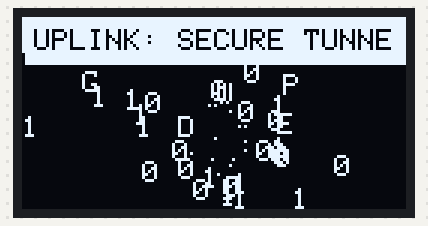
Recording of a sketch running on a simulated ESP32. Parts: 128×64 one-colour display. Random numbers use the default seed unless the sketch sets one.

Above: at 0.2 s.
At 5.12 s:
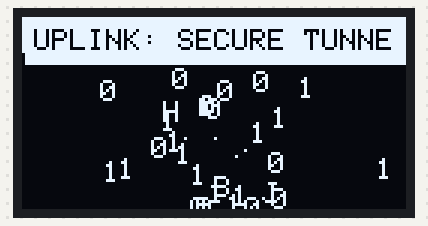
At 10.04 s:
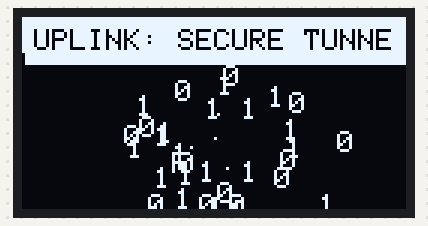
At 19.88 s:
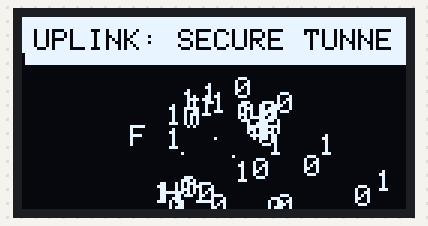
At 29.72 s:
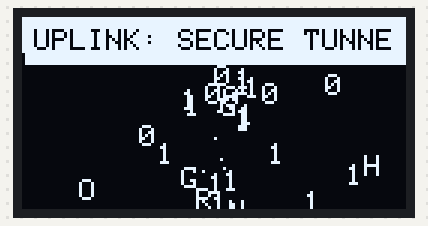
At 39.56 s:
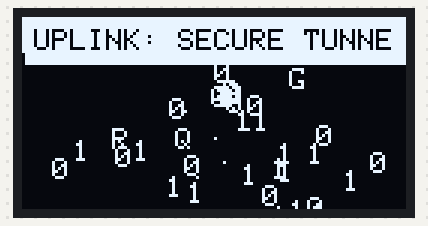

The sketch:

matrix_3d.ino
```cpp
// ============================================================
//  3D PERSPECTIVE MATRIX TUNNEL
//  ESP32 + SSD1306 128x64 OLED
// ============================================================
//  Simula caracteres de código moviéndose en un cilindro 3D
//  hacia la cámara, dando efecto de viajar por la Matrix.
// ============================================================

#include <Wire.h>
#include <Adafruit_GFX.h>
#include <Adafruit_SSD1306.h>

#define SCR_W 128
#define SCR_H 64
#define OLED_RESET -1
#define OLED_ADDR  0x3C

Adafruit_SSD1306 display(SCR_W, SCR_H, &Wire, OLED_RESET);

#define NUM_RUNES 60

struct Rune {
  float x, y, z;
  char c;
  int speed;
};

Rune runes[NUM_RUNES];
uint16_t frameCnt = 0;

void resetRune(int i, bool farZone) {
  // Posición circular en 2D
  float angle = random(0, 628) / 100.0f;
  float radius = random(30, 45); // Tubo de radio 30 a 45

  runes[i].x = cos(angle) * radius;
  runes[i].y = sin(angle) * radius;

  if (farZone) {
    runes[i].z = random(150, 400);
  } else {
    runes[i].z = random(20, 400); // Dispersión inicial
  }

  // Símbolos estilo matrix (0, 1, y letras random)
  int type = random(0, 10);
  if (type < 4) runes[i].c = '0';
  else if (type < 8) runes[i].c = '1';
  else runes[i].c = (char)random(65, 90); // A-Z

  runes[i].speed = random(2, 6);
}

void setup() {
  Serial.begin(115200);
  if (!display.begin(SSD1306_SWITCHCAPVCC, OLED_ADDR)) { while (1); }

  for (int i = 0; i < NUM_RUNES; i++) {
    resetRune(i, false);
  }
}

void loop() {
  display.clearDisplay();

  // Rotación global de la cámara para efecto de barril
  float camRoll = frameCnt * 0.02f;
  float cosRoll = cos(camRoll);
  float sinRoll = sin(camRoll);

  // Interfaz tipo "Terminal"
  display.fillRect(0, 0, SCR_W, 16, SSD1306_WHITE);
  display.setTextColor(SSD1306_BLACK);
  display.setTextSize(1);
  display.setCursor(4, 4);
  display.print(F("UPLINK: SECURE TUNNEL"));

  display.setTextColor(SSD1306_WHITE);

  for (int i = 0; i < NUM_RUNES; i++) {
    // Mover hacia la cámara (eje Z decreciente)
    runes[i].z -= runes[i].speed;

    if (runes[i].z <= 1.0f) {
      resetRune(i, true); // Relanzar al fondo
    }

    // Rotación de cámara
    float rx = runes[i].x * cosRoll - runes[i].y * sinRoll;
    float ry = runes[i].x * sinRoll + runes[i].y * cosRoll;

    // Proyección de 3D a 2D de pantalla (Perspectiva matemática: px = x/z)
    int px = (int)(SCR_W / 2 + (rx * 100.0f) / runes[i].z);
    int py = (int)(SCR_H / 2 + 8 + (ry * 100.0f) / runes[i].z); // +8 offset por HUD

    // Solo dibujar si cae dentro de la pantalla visible
    if (px > -10 && px < SCR_W && py > 14 && py < SCR_H) {
      // Modificar tamaño de texto basado en profundidad Z
      if (runes[i].z < 40.0f) {
        display.setTextSize(2);
      } else {
        display.setTextSize(1);
      }

      // Cambio ocasional de caracter (glitch)
      if (random(0, 100) < 2) {
        runes[i].c = random(0, 2) ? '0' : '1';
      }

      display.setCursor(px, py);

      // Atenuación de distancia (si está muy lejos, pintar oscuro, simulado por líneas en oled)
      // En un OLED bicolor es difícil, así que lo mostramos normal, pero si está muy lejos omitimos el texto
      if (runes[i].z > 300.0f) {
        display.drawPixel(px, py, SSD1306_WHITE);
      } else {
        display.print(runes[i].c);
      }
    }
  }

  // Centro convergente falso (efecto hiperespacio remoto)
  display.drawPixel(SCR_W/2, SCR_H/2 + 8, SSD1306_WHITE);

  display.display();
  frameCnt++;
}
```
